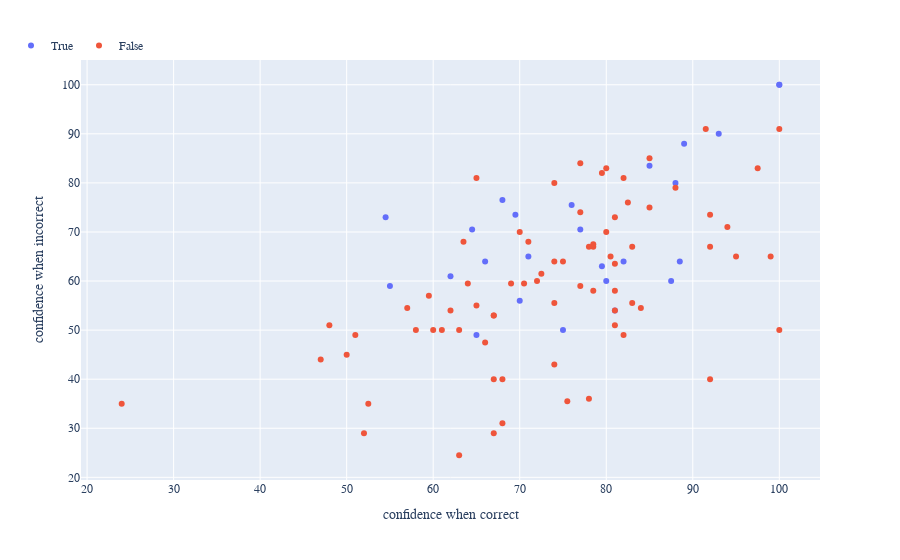

Notebook cell for this chart:
### Code cell
fig = px.scatter(df, x = "confidence when correct", y = 'confidence when incorrect', color = 'insomnia')
fig.update_layout( # customize font and legend orientation & position
    font_family="Rockwell",
    legend=dict(
        title=None, orientation="h", y=1, yanchor="bottom", x=0, xanchor="center"
    )
)
fig

### Figure 1 — Plotly figure (JSON) as saved in the notebook; plotly's stock layout.template omitted (floating-point values rounded to 4 significant figures)
{"data": [{"hovertemplate": "insomnia=True<br>confidence when correct=%{x}<br>confidence when incorrect=%{y}<extra></extra>", "legendgroup": "True", "marker": {"color": "#636efa", "symbol": "circle"}, "mode": "markers", "name": "True", "orientation": "v", "showlegend": true, "type": "scatter", "x": [93, 75, 89, 88, 65, 64.5, 66, 62, 68, 71, 82, 76, 79.5, 55, 85, 70, 54.5, 88.5, 87.5, 100, 77, 100, 80, 69.5, 81], "xaxis": "x", "y": [90, 50, 88, 80, 49, 70.5, 64, 61, 76.5, 65, 64, 75.5, 63, 59, 83.5, 56, 73, 64, 60, 100, 70.5, 100, 60, 73.5, 54], "yaxis": "y"}, {"hovertemplate": "insomnia=False<br>confidence when correct=%{x}<br>confidence when incorrect=%{y}<extra></extra>", "legendgroup": "False", "marker": {"color": "#EF553B", "symbol": "circle"}, "mode": "markers", "name": "False", "orientation": "v", "showlegend": true, "type": "scatter", "x": [51, 78.5, 57, 60, 80, 99, 78, 78.5, 90, 70, 74, 47, 52, 84, 63, 62, 59.5, 75.5, 78, 63, 81, 24, 50, 81, 67, 77, 100, 68, 48, 74, 82, 67, 82.5, 67, 88, 83, 63.5, 80.5, 71, 95, 78.5, 52.5, 69, 61, 66, 74, 92, 80, 92, 83, 60.5, 72.5, 97.5, 68, 67, 65, 82, 75, 94, 77, 92, 81, 58, 91.5, 100, 85, 74, 79.5, 70.5, 72, 85, 64, 77, 74, 65, 81, 81], "xaxis": "x", "y": [49, 67, 54.5, 50, 83, 65, 36, 67.5, null, 70, 55.5, 44, 29, 54.5, 50, 54, 57, 35.5, 67, 24.5, 63.5, 35, 45, 54, 53, 84, 91, 31, 51, 43, 49, 29, 76, 40, 79, 55.5, 68, 65, 68, 65, 58, 35, 59.5, 50, 47.5, null, 73.5, 70, 40, 67, null, 61.5, 83, 40, 53, 55, 81, 64, 71, 59, 67, 58, 50, 91, 50, 85, 64, 82, 59.5, 60, 75, 59.5, 74, 80, 81, 51, 73], "yaxis": "y"}], "layout": {"autosize": true, "font": {"family": "Rockwell"}, "legend": {"orientation": "h", "title": {}, "tracegroupgap": 0, "x": 0, "xanchor": "center", "y": 1, "yanchor": "bottom"}, "margin": {"t": 60}, "xaxis": {"anchor": "y", "autorange": true, "domain": [0, 1], "range": [19.31, 104.7], "title": {"text": "confidence when correct"}, "type": "linear"}, "yaxis": {"anchor": "x", "autorange": true, "domain": [0, 1], "range": [18.65, 105.8], "title": {"text": "confidence when incorrect"}, "type": "linear"}}}
